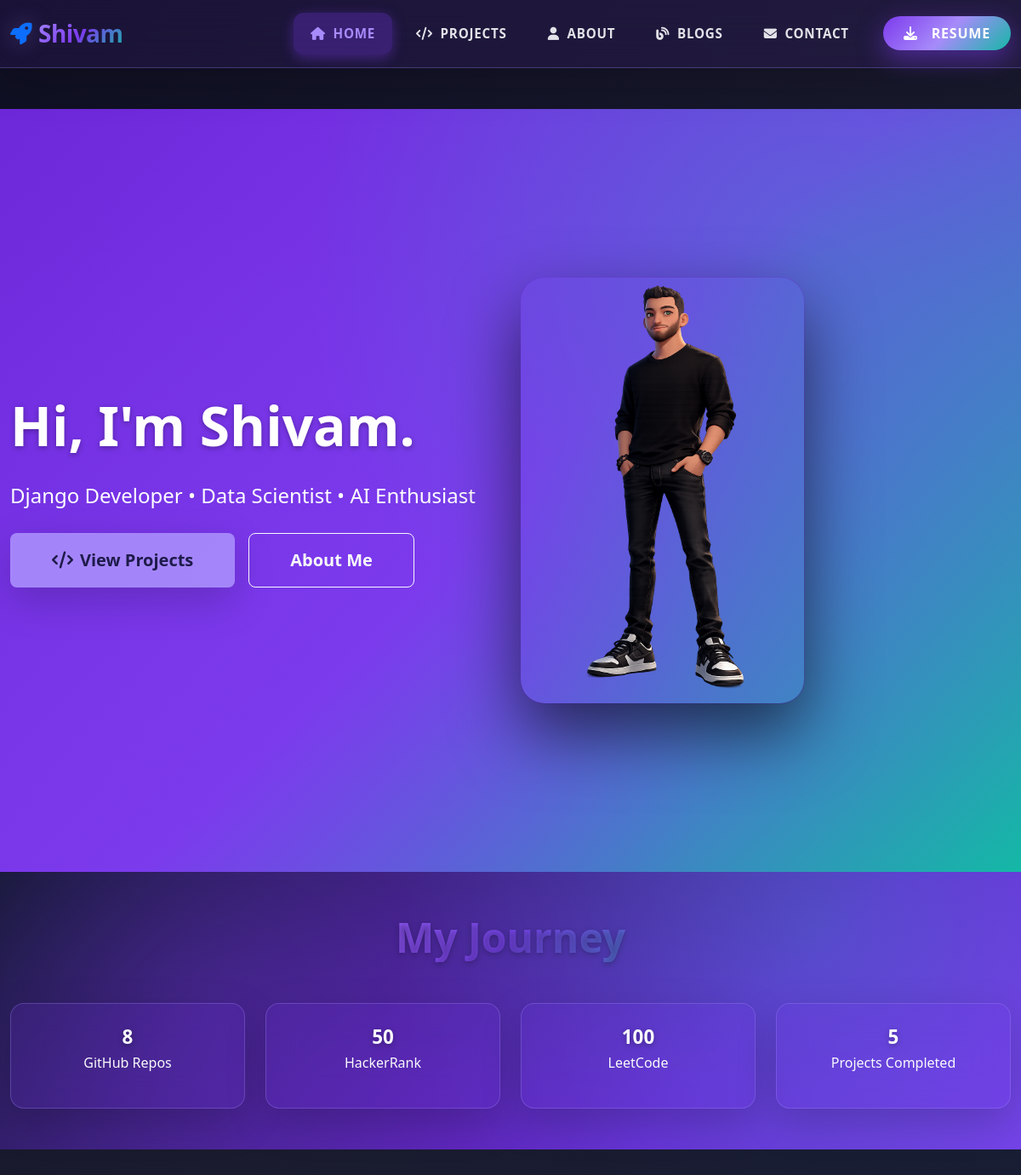
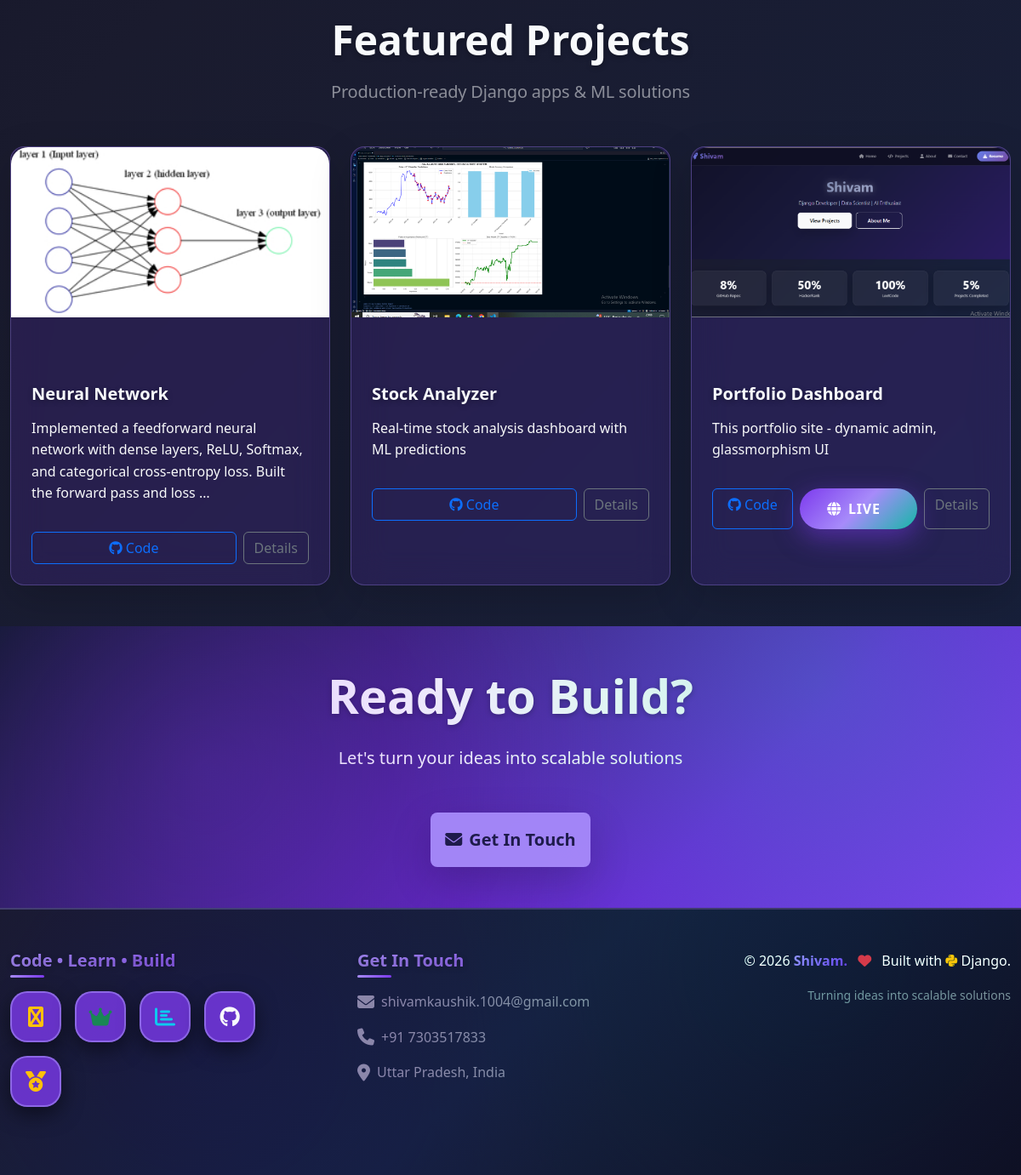
The page / on the database its author committed (2 pictures, top to bottom).
### apps/core/models.py (models this page shows, shortened)
class Stat(models.Model):
    label = models.CharField(max_length=100, unique=True)
    value = models.IntegerField(validators=[MinValueValidator(0), MaxValueValidator(100)])
    color_class = models.CharField(max_length=50, default="primary")
    class Meta:
        ordering = ['label']

class Project(models.Model):
    title = models.CharField(max_length=200)
    slug = models.SlugField(unique=True, blank=True)  # ← ADD null=True
    description = models.TextField()
    short_description = models.CharField(max_length=300, blank=True)
    image = models.ImageField(upload_to='projects/', blank=True)
    category = models.CharField(max_length=100, default='Django')
    technologies = models.TextField(blank=True)  # "Django, PostgreSQL, React"
    github_url = models.URLField(blank=True)
    live_url = models.URLField(blank=True)
    featured = models.BooleanField(default=False)
    created_at = models.DateTimeField(auto_now_add=True)
    class Meta:
        ordering = ['-created_at']

### apps/core/views.py (the view)
# urls.py: path('', views.HomeView.as_view(), name='home'),
class HomeView(TemplateView):
    template_name = 'core/home.html'
    def get_context_data(self, **kwargs):
        context = super().get_context_data(**kwargs)
        context['stats'] = Stat.objects.all()[:4]
        context['projects'] = Project.objects.filter(featured=True)[:3]
        context['skills'] = Skill.objects.all()[:8]
        return context

### apps/core/templates/core/home.html (shortened to what this page needs)
{% extends "base.html" %}
{% load static %}
{% block content %}
<section class="hero-section py-5 bg-gradient-primary text-white position-relative overflow-hidden">
    <div class="container">
        <div class="row align-items-center min-vh-100">
            <div class="col-lg-6">
                <h1 class="display-3 fw-bold mb-4 animate-fade-in">
                    Hi, I'm <span class="">Shivam.</span>
                </h1>
                <p class="lead fs-4 mb-4 opacity-90">
                    Django Developer • Data Scientist • AI Enthusiast
                </p>
                <div class="d-flex gap-3 flex-wrap">
                    <a href="{% url 'core:projects' %}" class="btn btn-light btn-lg px-5 py-3 fw-semibold shadow-lg">
                        <i class="fas fa-code me-2"></i>View Projects
                    </a>
                    <a href="{% url 'core:about' %}" class="btn btn-outline-light btn-lg px-5 py-3 fw-semibold">
                        About Me
                    </a>
                </div>
            </div>
            <div class="col-lg-6 text-center">
                <img src="{% static 'images/me/avtrr.png' %}" alt="Developer" class="img-fluid animate-float">
            </div>
        </div>
    </div>
</section>
<section class="py-5 bg-dark">
  <div class="container">
    <h2 class="text-center mb-5 fw-bold gradient-text display-5">My Journey</h2>
    <div class="row text-center g-4">
      {% for stat in stats %}
      <div class="col-md-3 col-sm-6">
        <div class="stat-card p-4 rounded-4 shadow-lg glassmorphism h-100">
          <h3 class="fw-bold mb-1 text-white display-4">{{ stat.value }}</h3>
          <p class="text-light-50">{{ stat.label }}</p>
        </div>
      </div>
      {% empty %}
      <div class="col-12"><p class="text-muted">No stats yet. Add via admin.</p></div>
      {% endfor %}
    </div>
  </div>
</section>
<section class="py-5">
    <div class="container">
        <div class="text-center mb-5">
            <h2 class="display-5 fw-bold mb-3">Featured Projects</h2>
            <p class="lead text-muted">Production-ready Django apps & ML solutions</p>
        </div>
        <div class="row g-4">
            {% for project in projects|slice:":3" %}
            <div class="col-lg-4 col-md-6">
                <div class="project-card h-100 shadow-lg rounded-4 overflow-hidden hover-lift">
                    {% if project.image %}
                    <img src="{{ project.image.url }}" class="card-img-top" alt="{{ project.title }}" loading="lazy">
                    {% endif %}
                    <div class="card-body p-4">
                        <h5 class="card-title fw-bold mb-3">{{ project.title }}</h5>
                        <p class="card-text text-light">{{ project.description|truncatewords:20 }}</p>
                        <div class="d-flex gap-2">
                            {% if project.github_url %}
                            <a href="{{ project.github_url }}" target="_blank" class="btn btn-outline-primary flex-fill">
                                <i class="fab fa-github"></i> Code
                            </a>
                            {% endif %}
                            {% if project.live_url %}
                            <a href="{{ project.live_url }}" target="_blank" class="btn btn-primary flex-fill">
                                <i class="fas fa-globe"></i> Live
                            </a>
                            {% endif %}
                            <a href="{% url 'core:project_detail' project.slug %}" class="btn btn-outline-secondary">
                                Details
                            </a>
                        </div>
                    </div>
                </div>
            </div>
            {% empty %}
            <div class="col-12 text-center py-5">
                <a href="{% url 'core:projects' %}" class="btn btn-primary btn-lg px-5">
                    Add Projects →
                </a>
            </div>
            {% endfor %}
        </div>
    </div>
</section>
<section class="py-5 text-center bg-dark text-white">
    <div class="container">
        <h2 class="display-4 fw-bold mb-4">Ready to Build?</h2>
        <p class="lead mb-5">Let's turn your ideas into scalable solutions</p>
        <a href="{% url 'contacts:contact' %}" class="btn btn-light btn-lg px-6 py-3 shadow-lg">
            <i class="fas fa-envelope me-2"></i>Get In Touch
        </a>
    </div>
</section>
{% endblock %}

### rows shown on the page
Stat: value "8", label "GitHub Repos"
Stat: value "50", label "HackerRank"
Stat: value "100", label "LeetCode"
Stat: value "5", label "Projects Completed"
Project: image (picture), title "Neural Network", description "Implemented a feedforward neural network with dense layers, ReLU, Softmax, and categorical cross-entropy loss. Built the forward pass and loss …"
Project: image (picture), title "Stock Analyzer", description "Real-time stock analysis dashboard with ML predictions"
Project: image (picture), title "Portfolio Dashboard", description "This portfolio site - dynamic admin, glassmorphism UI"
